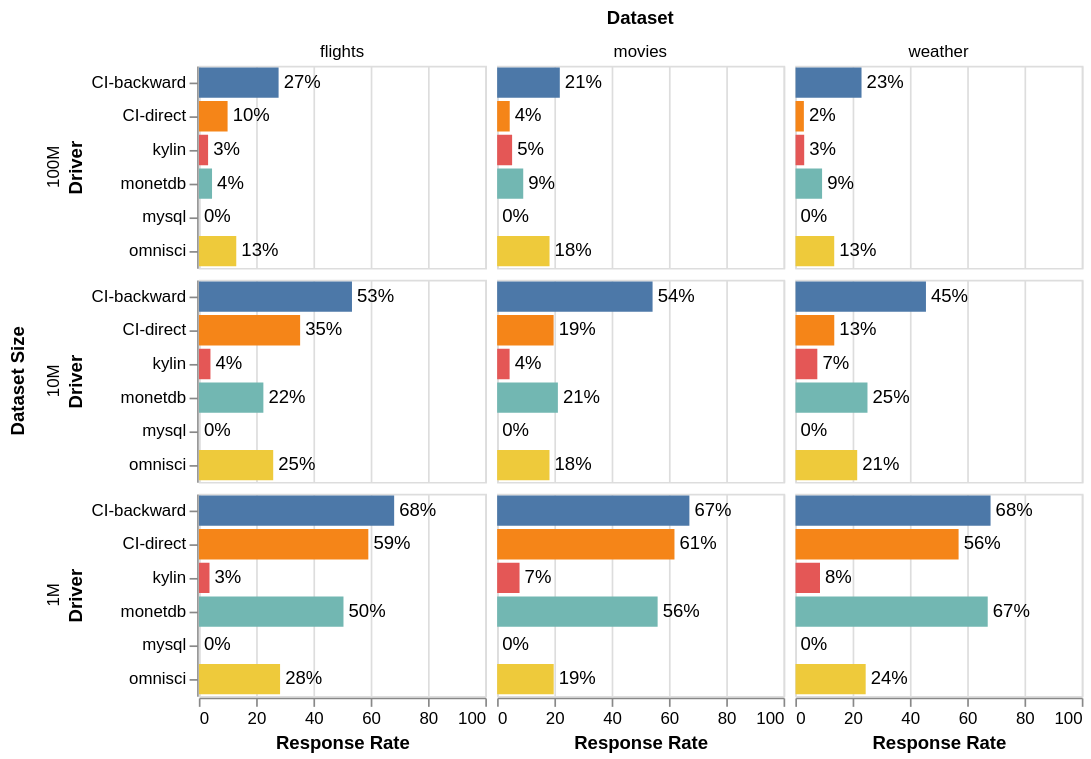

Source (Vega-Lite JSON):
### Vega-Lite specification from a JSON file in a GitHub repository (floating-point values rounded to 4 significant figures)
{"$schema": "https://vega.github.io/schema/vega-lite/v4.json", "description": "A simple bar chart with embedded data.", "data": {"values": [{"dataset_size": "1M", "dataset": "flights", "driver": "CI-backward", "meanDuration": 10.4, "countAnswered": 241401, "durationCiLower": 10.31, "durationCiUpper": 10.49, "durationStd": 22.87, "countViolated": 2717.0, "responseRate": 0.6819}, {"dataset_size": "1M", "dataset": "flights", "driver": "CI-direct", "meanDuration": 12.76, "countAnswered": 209883, "durationCiLower": 12.64, "durationCiUpper": 12.89, "durationStd": 29.33, "countViolated": 2754.0, "responseRate": 0.5917}, {"dataset_size": "1M", "dataset": "flights", "driver": "kylin", "meanDuration": 44.4, "countAnswered": 13594, "durationCiLower": 44.11, "durationCiUpper": 44.68, "durationStd": 16.79, "countViolated": 141.0, "responseRate": 0.03724}, {"dataset_size": "1M", "dataset": "flights", "driver": "mysql", "meanDuration": 629.6, "countAnswered": 4259, "durationCiLower": 622.8, "durationCiUpper": 636.4, "durationStd": 226.1, "countViolated": 4259.0, "responseRate": 0.0}, {"dataset_size": "1M", "dataset": "flights", "driver": "omnisci", "meanDuration": 16.18, "countAnswered": 107135, "durationCiLower": 15.94, "durationCiUpper": 16.42, "durationStd": 40.19, "countViolated": 1752.0, "responseRate": 0.2836}, {"dataset_size": "1M", "dataset": "flights", "driver": "monetdb", "meanDuration": 6.039, "countAnswered": 192504, "durationCiLower": 4.032, "durationCiUpper": 4.045, "durationStd": 1.496, "countViolated": 0, "responseRate": 0.505}, {"dataset_size": "1M", "dataset": "movies", "driver": "CI-backward", "meanDuration": 8.442, "countAnswered": 190876, "durationCiLower": 8.263, "durationCiUpper": 8.621, "durationStd": 39.9, "countViolated": 2579.0, "responseRate": 0.6714}, {"dataset_size": "1M", "dataset": "movies", "driver": "CI-direct", "meanDuration": 10.7, "countAnswered": 176556, "durationCiLower": 10.51, "durationCiUpper": 10.9, "durationStd": 42.26, "countViolated": 2914.0, "responseRate": 0.6193}, {"dataset_size": "1M", "dataset": "movies", "driver": "kylin", "meanDuration": 96.05, "countAnswered": 24060, "durationCiLower": 91.51, "durationCiUpper": 100.6, "durationStd": 358.8, "countViolated": 1649.0, "responseRate": 0.07843}, {"dataset_size": "1M", "dataset": "movies", "driver": "mysql", "meanDuration": 523.6, "countAnswered": 2896, "durationCiLower": 516.5, "durationCiUpper": 530.7, "durationStd": 195.1, "countViolated": 2896.0, "responseRate": 0.0}, {"dataset_size": "1M", "dataset": "movies", "driver": "omnisci", "meanDuration": 16.88, "countAnswered": 61668, "durationCiLower": 16.53, "durationCiUpper": 17.23, "durationStd": 44.01, "countViolated": 1191.0, "responseRate": 0.1977}, {"dataset_size": "1M", "dataset": "movies", "driver": "monetdb", "meanDuration": 6.618, "countAnswered": 171535, "durationCiLower": 3.608, "durationCiUpper": 3.628, "durationStd": 2.061, "countViolated": 0, "responseRate": 0.5605}, {"dataset_size": "1M", "dataset": "weather", "driver": "CI-backward", "meanDuration": 7.352, "countAnswered": 354766, "durationCiLower": 7.276, "durationCiUpper": 7.428, "durationStd": 23.17, "countViolated": 2412.0, "responseRate": 0.6816}, {"dataset_size": "1M", "dataset": "weather", "driver": "CI-direct", "meanDuration": 10.29, "countAnswered": 298197, "durationCiLower": 10.14, "durationCiUpper": 10.44, "durationStd": 42.04, "countViolated": 3529.0, "responseRate": 0.57}, {"dataset_size": "1M", "dataset": "weather", "driver": "kylin", "meanDuration": 62.48, "countAnswered": 46865, "durationCiLower": 61.31, "durationCiUpper": 63.65, "durationStd": 129.3, "countViolated": 2328.0, "responseRate": 0.08615}, {"dataset_size": "1M", "dataset": "weather", "driver": "mysql", "meanDuration": 655.6, "countAnswered": 3737, "durationCiLower": 649.0, "durationCiUpper": 662.2, "durationStd": 206.0, "countViolated": 3737.0, "responseRate": 0.0}, {"dataset_size": "1M", "dataset": "weather", "driver": "omnisci", "meanDuration": 16.97, "countAnswered": 128950, "durationCiLower": 16.74, "durationCiUpper": 17.19, "durationStd": 41.29, "countViolated": 1941.0, "responseRate": 0.2457}, {"dataset_size": "1M", "dataset": "weather", "driver": "monetdb", "meanDuration": 6.222, "countAnswered": 347244, "durationCiLower": 4.215, "durationCiUpper": 4.228, "durationStd": 1.916, "countViolated": 0, "responseRate": 0.6717}, {"dataset_size": "10M", "dataset": "flights", "driver": "CI-backward", "meanDuration": 18.22, "countAnswered": 195363, "durationCiLower": 17.94, "durationCiUpper": 18.5, "durationStd": 63.12, "countViolated": 8218.0, "responseRate": 0.5346}, {"dataset_size": "10M", "dataset": "flights", "driver": "CI-direct", "meanDuration": 29.95, "countAnswered": 133032, "durationCiLower": 29.53, "durationCiUpper": 30.36, "durationStd": 77.04, "countViolated": 9246.0, "responseRate": 0.3536}, {"dataset_size": "10M", "dataset": "flights", "driver": "kylin", "meanDuration": 241.2, "countAnswered": 18380, "durationCiLower": 224.1, "durationCiUpper": 258.3, "durationStd": 1182.0, "countViolated": 2907.0, "responseRate": 0.04059}, {"dataset_size": "10M", "dataset": "flights", "driver": "mysql", "meanDuration": 7714.0, "countAnswered": 523, "durationCiLower": 7519.0, "durationCiUpper": 7910.0, "durationStd": 2276.0, "countViolated": 523.0, "responseRate": 0.0}, {"dataset_size": "10M", "dataset": "flights", "driver": "omnisci", "meanDuration": 19.21, "countAnswered": 94519, "durationCiLower": 18.94, "durationCiUpper": 19.49, "durationStd": 43.15, "countViolated": 1493.0, "responseRate": 0.2597}, {"dataset_size": "10M", "dataset": "flights", "driver": "monetdb", "meanDuration": 15.32, "countAnswered": 84607, "durationCiLower": 15.29, "durationCiUpper": 15.35, "durationStd": 4.552, "countViolated": 0, "responseRate": 0.2253}, {"dataset_size": "10M", "dataset": "movies", "driver": "CI-backward", "meanDuration": 12.54, "countAnswered": 157941, "durationCiLower": 12.16, "durationCiUpper": 12.91, "durationStd": 76.57, "countViolated": 2818, "responseRate": 0.5429}, {"dataset_size": "10M", "dataset": "movies", "driver": "CI-direct", "meanDuration": 34.89, "countAnswered": 60678, "durationCiLower": 33.87, "durationCiUpper": 35.9, "durationStd": 127.8, "countViolated": 3293.0, "responseRate": 0.1974}, {"dataset_size": "10M", "dataset": "movies", "driver": "kylin", "meanDuration": 121.6, "countAnswered": 13696, "durationCiLower": 99.73, "durationCiUpper": 143.4, "durationStd": 1304.0, "countViolated": 907.0, "responseRate": 0.04375}, {"dataset_size": "10M", "dataset": "movies", "driver": "mysql", "meanDuration": 8491.0, "countAnswered": 235, "durationCiLower": 8225.0, "durationCiUpper": 8756.0, "durationStd": 2067.0, "countViolated": 235.0, "responseRate": 0.0}, {"dataset_size": "10M", "dataset": "movies", "driver": "omnisci", "meanDuration": 18.68, "countAnswered": 54288, "durationCiLower": 18.32, "durationCiUpper": 19.05, "durationStd": 43.02, "countViolated": 818.0, "responseRate": 0.183}, {"dataset_size": "10M", "dataset": "movies", "driver": "monetdb", "meanDuration": 14.52, "countAnswered": 64963, "durationCiLower": 14.47, "durationCiUpper": 14.57, "durationStd": 6.489, "countViolated": 0, "responseRate": 0.2123}, {"dataset_size": "10M", "dataset": "weather", "driver": "CI-backward", "meanDuration": 13.55, "countAnswered": 243840, "durationCiLower": 13.24, "durationCiUpper": 13.86, "durationStd": 78.59, "countViolated": 6576.0, "responseRate": 0.456}, {"dataset_size": "10M", "dataset": "weather", "driver": "CI-direct", "meanDuration": 39.54, "countAnswered": 78870, "durationCiLower": 38.84, "durationCiUpper": 40.23, "durationStd": 99.42, "countViolated": 6793.0, "responseRate": 0.136}, {"dataset_size": "10M", "dataset": "weather", "driver": "kylin", "meanDuration": 59.3, "countAnswered": 40449, "durationCiLower": 54.56, "durationCiUpper": 64.05, "durationStd": 487.0, "countViolated": 706.0, "responseRate": 0.07681}, {"dataset_size": "10M", "dataset": "weather", "driver": "mysql", "meanDuration": 7843.0, "countAnswered": 531, "durationCiLower": 7657.0, "durationCiUpper": 8029.0, "durationStd": 2180.0, "countViolated": 531.0, "responseRate": 0.0}, {"dataset_size": "10M", "dataset": "weather", "driver": "omnisci", "meanDuration": 19.37, "countAnswered": 113585, "durationCiLower": 18.91, "durationCiUpper": 19.84, "durationStd": 80.22, "countViolated": 1734.0, "responseRate": 0.216}, {"dataset_size": "10M", "dataset": "weather", "driver": "monetdb", "meanDuration": 16.14, "countAnswered": 130235, "durationCiLower": 16.11, "durationCiUpper": 16.17, "durationStd": 6.147, "countViolated": 1, "responseRate": 0.2519}, {"dataset_size": "100M", "dataset": "flights", "driver": "CI-backward", "meanDuration": 37.16, "countAnswered": 106938, "durationCiLower": 36.37, "durationCiUpper": 37.95, "durationStd": 131.9, "countViolated": 8747.0, "responseRate": 0.2784}, {"dataset_size": "100M", "dataset": "flights", "driver": "CI-direct", "meanDuration": 65.21, "countAnswered": 42298, "durationCiLower": 64.13, "durationCiUpper": 66.29, "durationStd": 113.5, "countViolated": 6824.0, "responseRate": 0.1004}, {"dataset_size": "100M", "dataset": "flights", "driver": "kylin", "meanDuration": 270.9, "countAnswered": 13788, "durationCiLower": 234.6, "durationCiUpper": 307.2, "durationStd": 2174.0, "countViolated": 1078.0, "responseRate": 0.03232}, {"dataset_size": "100M", "dataset": "flights", "driver": "mysql", "meanDuration": 559600.0, "countAnswered": 25, "durationCiLower": 504800.0, "durationCiUpper": 614500.0, "durationStd": 132800.0, "countViolated": 25.0, "responseRate": 0.0}, {"dataset_size": "100M", "dataset": "flights", "driver": "omnisci", "meanDuration": 36.61, "countAnswered": 49860, "durationCiLower": 35.92, "durationCiUpper": 37.31, "durationStd": 79.03, "countViolated": 2078.0, "responseRate": 0.1307}, {"dataset_size": "100M", "dataset": "flights", "driver": "monetdb", "meanDuration": 70.63, "countAnswered": 25062, "durationCiLower": 69.61, "durationCiUpper": 71.66, "durationStd": 82.82, "countViolated": 7679, "responseRate": 0.0461}, {"dataset_size": "100M", "dataset": "movies", "driver": "CI-backward", "meanDuration": 21.32, "countAnswered": 65264, "durationCiLower": 20.48, "durationCiUpper": 22.16, "durationStd": 109.5, "countViolated": 1846.0, "responseRate": 0.219}, {"dataset_size": "100M", "dataset": "movies", "driver": "CI-direct", "meanDuration": 109.4, "countAnswered": 15700, "durationCiLower": 104.6, "durationCiUpper": 114.3, "durationStd": 311.7, "countViolated": 2071.0, "responseRate": 0.04413}, {"dataset_size": "100M", "dataset": "movies", "driver": "kylin", "meanDuration": 86.14, "countAnswered": 15603, "durationCiLower": 69.42, "durationCiUpper": 102.9, "durationStd": 1066.0, "countViolated": 610.0, "responseRate": 0.05248}, {"dataset_size": "100M", "dataset": "movies", "driver": "mysql", "meanDuration": 467200.0, "countAnswered": 17, "durationCiLower": 390400.0, "durationCiUpper": 544000.0, "durationStd": 149300.0, "countViolated": 17.0, "responseRate": 0.0}, {"dataset_size": "100M", "dataset": "movies", "driver": "omnisci", "meanDuration": 17.68, "countAnswered": 57050, "durationCiLower": 17.43, "durationCiUpper": 17.93, "durationStd": 30.8, "countViolated": 1001.0, "responseRate": 0.1831}, {"dataset_size": "100M", "dataset": "movies", "driver": "monetdb", "meanDuration": 34.29, "countAnswered": 30252, "durationCiLower": 33.66, "durationCiUpper": 34.91, "durationStd": 55.7, "countViolated": 1594, "responseRate": 0.09133}, {"dataset_size": "100M", "dataset": "weather", "driver": "CI-backward", "meanDuration": 28.62, "countAnswered": 124659, "durationCiLower": 27.1, "durationCiUpper": 30.14, "durationStd": 273.9, "countViolated": 3414.0, "responseRate": 0.2311}, {"dataset_size": "100M", "dataset": "weather", "driver": "CI-direct", "meanDuration": 130.3, "countAnswered": 19423, "durationCiLower": 126.5, "durationCiUpper": 134.1, "durationStd": 270.6, "countViolated": 3119.0, "responseRate": 0.02984}, {"dataset_size": "100M", "dataset": "weather", "driver": "kylin", "meanDuration": 80.55, "countAnswered": 16646, "durationCiLower": 74.26, "durationCiUpper": 86.83, "durationStd": 414.0, "countViolated": 611.0, "responseRate": 0.03099}, {"dataset_size": "100M", "dataset": "weather", "driver": "mysql", "meanDuration": 564700.0, "countAnswered": 35, "durationCiLower": 518100.0, "durationCiUpper": 611200.0, "durationStd": 135500.0, "countViolated": 35.0, "responseRate": 0.0}, {"dataset_size": "100M", "dataset": "weather", "driver": "omnisci", "meanDuration": 31.72, "countAnswered": 73135, "durationCiLower": 31.24, "durationCiUpper": 32.21, "durationStd": 66.77, "countViolated": 2329.0, "responseRate": 0.1358}, {"dataset_size": "100M", "dataset": "weather", "driver": "monetdb", "meanDuration": 50.54, "countAnswered": 56871, "durationCiLower": 50.05, "durationCiUpper": 51.03, "durationStd": 59.61, "countViolated": 7899, "responseRate": 0.0934}]}, "transform": [{"calculate": "datum.responseRate*100", "as": "respRate"}, {"calculate": "floor(datum.respRate)+ '%'", "as": "respRateNice"}, {"calculate": "clamp(datum.respRate,0,70)", "as": "respRateTextPos"}], "facet": {"row": {"field": "dataset_size", "type": "ordinal", "title": "Dataset Size", "header": {"labelPadding": 2, "titlePadding": 0}}, "column": {"field": "dataset", "type": "nominal", "title": "Dataset", "header": {"labelPadding": 2, "titlePadding": 0}}}, "config": {"facet": {"spacing": 5}}, "spec": {"height": 120, "width": 170, "layer": [{"mark": {"type": "bar", "clip": true}, "encoding": {"y": {"field": "driver", "type": "nominal", "title": "Driver"}, "x": {"field": "respRate", "type": "quantitative", "scale": {"domain": [0, 100]}, "title": "Response Rate"}, "color": {"field": "driver", "type": "nominal", "title": "Driver", "legend": null}}}, {"mark": {"type": "text", "align": "left", "baseline": "middle", "clip": true, "dx": 3}, "encoding": {"text": {"field": "respRateNice", "type": "nominal"}, "y": {"field": "driver", "type": "nominal", "title": "Driver"}, "x": {"field": "respRateTextPos", "type": "quantitative"}}}]}}
